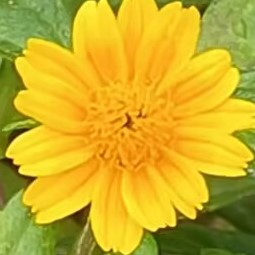
#> input picture lesson3-image-restoration/lesson3-code/flower.jpg, 255 x 255 px
$ jupyter execute noise-generation.ipynb
#> lines starting #> are read from the running program, lines starting #| are printed output that depends on the picture
# 噪声模型
噪声主要有四种模型：高斯噪声、椒盐噪声、指数噪声和均匀噪声。本节代码将使用Python的opencv库为同一张图片添加四种不同噪声，并使用`matplotlib`库绘制对比图的代码示例。

[cell 1]
import cv2
import numpy as np
import matplotlib.pyplot as plt

[cell 2]
# 为图像添加高斯噪声
def add_gaussian_noise(image, mean=0, std=10):
    """
    为输入图像添加高斯噪声
    :param image: 输入的图像（以灰度图形式，numpy数组表示）
    :param mean: 高斯分布的均值，默认值为0
    :param std: 高斯分布的标准差，默认值为10
    :return: 添加高斯噪声后的图像（numpy数组表示）
    """
    height, width = image.shape[:2]
    noise = np.random.normal(mean, std, (height, width)).astype(np.uint8)
    noisy_image = cv2.add(image, noise)
    return noisy_image


# 为图像添加椒盐噪声
def add_salt_and_pepper_noise(image, salt_prob=0.01, pepper_prob=0.01):
    """
    为输入图像添加椒盐噪声
    :param image: 输入的图像（以灰度图形式，numpy数组表示）
    :param salt_prob: 盐噪声（白色像素点）出现的概率，默认值为0.01
    :param pepper_prob: 椒噪声（黑色像素点）出现的概率，默认值为0.01
    :return: 添加椒盐噪声后的图像（numpy数组表示）
    """
    height, width = image.shape[:2]
    noisy_image = image.copy()
    # 生成盐噪声（白色像素）
    salt_mask = np.random.rand(height, width) < salt_prob
    noisy_image[salt_mask] = 255
    # 生成椒噪声（黑色像素）
    pepper_mask = np.random.rand(height, width) < pepper_prob
    noisy_image[pepper_mask] = 0
    return noisy_image


# 为图像添加指数噪声
def add_exponential_noise(image, lam=1):
    """
    为输入图像添加指数噪声
    :param image: 输入的图像（以灰度图形式，numpy数组表示）
    :param lam: 指数分布的参数lambda，默认值为1
    :return: 添加指数噪声后的图像（numpy数组表示）
    """
    height, width = image.shape[:2]
    noise = np.random.exponential(scale=1 / lam, size=(height, width)).astype(np.uint8)
    noisy_image = cv2.add(image, noise)
    return noisy_image


# 为图像添加均匀噪声
def add_uniform_noise(image, a=0, b=255):
    """
    为输入图像添加均匀噪声
    :param image: 输入的图像（以灰度图形式，numpy数组表示）
    :param a: 均匀分布的下限，默认值为0
    :param b: 均匀分布的上限，默认值为255
    :return: 添加均匀噪声后的图像（numpy数组表示）
    """
    height, width = image.shape[:2]
    noise = np.random.uniform(a, b, (height, width)).astype(np.uint8)
    noisy_image = cv2.add(image, noise)
    return noisy_image

### 代码解释
- **`add_gaussian_noise`函数**：
    - 该函数接受三个参数，`image`是输入的灰度图像，以二维的`numpy`数组形式传入（通过`cv2.imread`以灰度图模式读取图像得到的就是这种格式），`mean`是高斯分布的均值，默认设为`0`，`std`是高斯分布的标准差，默认设为`10`。标准差决定了噪声的强度，值越大，图像像素值的随机波动越剧烈。
    - 在函数内部，首先获取图像的高度和宽度，然后使用`np.random.normal`函数根据给定的均值和标准差生成与图像尺寸相同的高斯噪声数组（注意要将其数据类型转换为`np.uint8`，使其符合图像像素值的类型要求）。最后使用`cv2.add`函数将噪声数组与原始图像相加，得到添加高斯噪声后的图像并返回。

- **`add_salt_and_pepper_noise`函数**：
    - 此函数接受三个参数，`image`是输入图像，`salt_prob`是盐噪声（白色像素点）出现的概率，默认值为`0.01`，`pepper_prob`是椒噪声（黑色像素点）出现的概率，默认值为`0.01`。
    - 函数内部先复制一份原始图像，用于添加噪声后返回。通过`np.random.rand`函数生成与图像尺寸相同的随机数矩阵，与盐噪声出现概率进行比较，生成盐噪声的掩码（布尔类型数组，对应位置为`True`表示该位置添加盐噪声，即变为白色像素点`255`），同样的方法生成椒噪声的掩码，然后根据掩码将对应位置的像素值修改为相应的颜色值，最终返回添加椒盐噪声后的图像。

- **`add_exponential_noise`函数**：
    - 函数接受两个参数，`image`是输入图像，`lam`是指数分布的参数`lambda`，默认值为`1`。该参数影响指数分布的形状，进而影响噪声的特性。
    - 在函数内部，同样先获取图像尺寸，然后使用`np.random.exponential`函数根据给定的参数`lam`生成与图像尺寸相同的指数噪声数组（并转换为`np.uint8`类型），再通过`cv2.add`函数将其与原始图像相加，得到添加指数噪声后的图像并返回。

- **`add_uniform_noise`函数**：
    - 接受三个参数，`image`是输入图像，`a`是均匀分布的下限，默认值为`0`，`b`是均匀分布的上限，默认值为`255`。这两个参数确定了均匀噪声的取值范围。
    - 函数先获取图像尺寸，接着使用`np.random.uniform`函数生成在指定区间`[a, b]`内均匀分布的噪声数组（转换为`np.uint8`类型），最后利用`cv2.add`函数将噪声与原始图像相加，返回添加均匀噪声后的图像。

[cell 3]
# 读取图像（以灰度图模式读取）
image = cv2.imread('flower.jpg', 0)
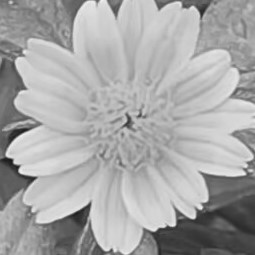
#> image: shape (255, 255); min 25, max 241, mean 167

# 分别添加四种噪声
gaussian_noisy_image = add_gaussian_noise(image)
#> in add_gaussian_noise, `noisy_image = cv2.add(image, noise)`:
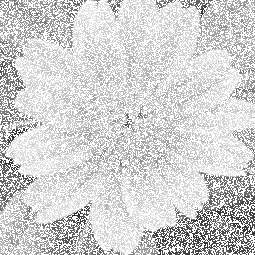
#> noisy_image: shape (255, 255); min 30, max 255, mean 211.2
salt_and_pepper_noisy_image = add_salt_and_pepper_noise(image)
#> in add_salt_and_pepper_noise, `noisy_image[pepper_mask] = 0`:
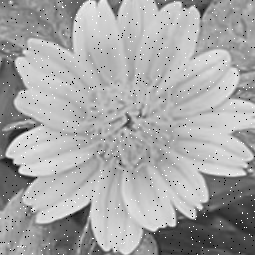
#> noisy_image: shape (255, 255); min 0, max 255, mean 166.2
exponential_noisy_image = add_exponential_noise(image)
uniform_noisy_image = add_uniform_noise(image)
#> in add_uniform_noise, `noisy_image = cv2.add(image, noise)`:
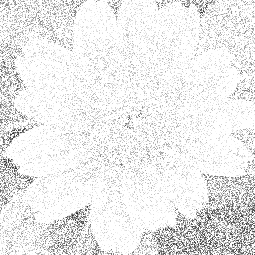
#> noisy_image: shape (255, 255); min 32, max 255, mean 235.5

# 使用matplotlib绘制对比图
plt.figure(figsize=(15, 10))
plt.subplot(2, 2, 1)
plt.imshow(image, cmap='gray')
plt.title('Original Image')

plt.subplot(2, 2, 2)
plt.imshow(gaussian_noisy_image, cmap='gray')
plt.title('Gaussian Noise Added Image')
# plt.savefig('degraded_flower.jpg')  # 此行用于保存绘制的图像

plt.subplot(2, 2, 3)
plt.imshow(salt_and_pepper_noisy_image, cmap='gray')
plt.title('Salt and Pepper Noise Added Image')

plt.subplot(2, 2, 4)
plt.imshow(exponential_noisy_image, cmap='gray')
plt.title('Exponential Noise Added Image')

plt.show()

plt.figure(figsize=(15, 10))
plt.subplot(2, 2, 1)
plt.imshow(image, cmap='gray')
plt.title('Original Image')

plt.subplot(2, 2, 2)
plt.imshow(uniform_noisy_image, cmap='gray')
plt.title('Uniform Noise Added Image')

plt.show()
